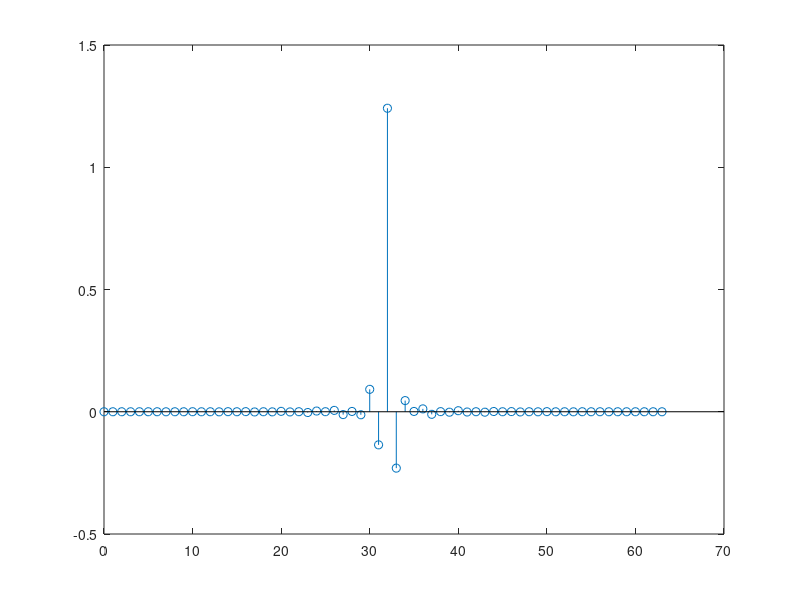
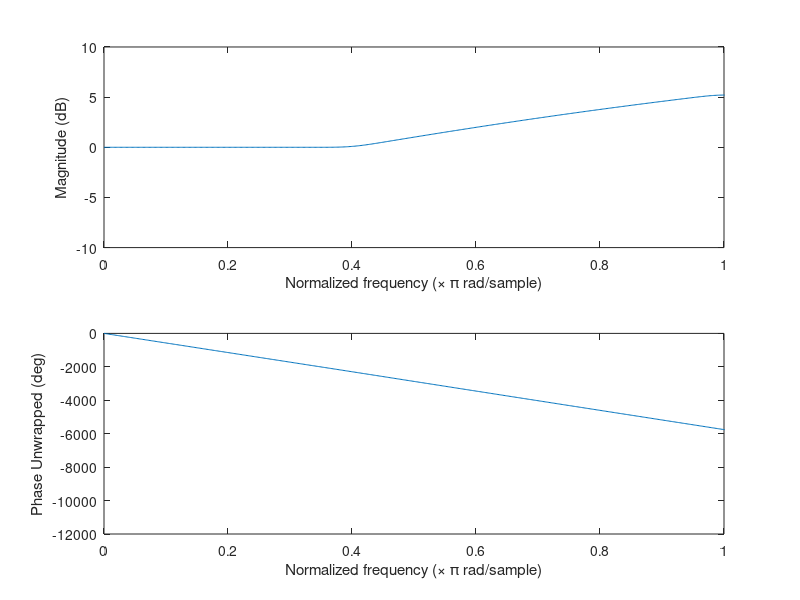

MATLAB code for these plots, in order:
% Problem 3.2
clc
clf
close all
clearvars

N = 255;
f_ax = [0, 0.25, 0.4, 1];
amp = [1, 1, 0, 0];
w = [1,1];
x = fir2(N,f_ax,amp);
% figure()
% stem([0:255],h)
% title('Type II LPF Coeff')
% fvtool(h)

%% Part a
% y = 3*downsample(x,3,0);
% nfft = 1024;
% Ydft = fft(y,nfft);
% f_ax = linspace(0,2,nfft);
% figure()
% stem([0:length(y)-1],y)
% figure()
% for i = [1,2]
%     ax(i) = subplot(2,1,i);
% end
% subplot(ax(1))
% plot(f_ax,mag2db(abs(Ydft)))
% plot(f_ax,abs(Ydft))
% xlim([0, 1])
% % ylim([-10, 0])
% ylim([0, 1])
% xlabel('Normalized frequency (\times \pi rad/sample)')
% % ylabel('Magnitude (dB)')
% ylabel('Magnitude')
% subplot(ax(2))
% plot(f_ax,rad2deg(unwrap(angle(Ydft))))
% % plot(f_ax,rad2deg(angle(X1dft)))
% xlim([0, 1])
% xlabel('Normalized frequency (\times \pi rad/sample)')
% ylabel('Phase Unwrapped (deg)')
% % ylabel('Phase (deg)')
% idx_py = find(f_ax<0.75);
% idx_sy = intersect(find(f_ax>0.8),find(f_ax<1));
% dpy = max(abs(abs(Ydft(idx_py))-1));
% dsy = max(abs(abs(Ydft(idx_sy))-0));

%% Part b
z = 4*downsample(x,4,0);
nfft = 1024;
Zdft = fft(z,nfft);
f_ax = linspace(0,2,nfft);
figure()
stem([0:length(z)-1],z)
figure()
for i = [1,2]
    ax(i) = subplot(2,1,i);
end
subplot(ax(1))
plot(f_ax,mag2db(abs(Zdft)))
% plot(f_ax,abs(Zdft))
xlim([0, 1])
ylim([-10, 10])
% ylim([0, 1])
xlabel('Normalized frequency (\times \pi rad/sample)')
ylabel('Magnitude (dB)')
% ylabel('Magnitude')
subplot(ax(2))
plot(f_ax,rad2deg(unwrap(angle(Zdft))))
% plot(f_ax,rad2deg(angle(X1dft)))
xlim([0, 1])
xlabel('Normalized frequency (\times \pi rad/sample)')
ylabel('Phase Unwrapped (deg)')
% ylabel('Phase (deg)')
% idx_py = find(f_ax<0.75);
% idx_sy = intersect(find(f_ax>0.8),find(f_ax<1));
% dpy = max(abs(abs(Zdft(idx_py))-1));
% dsy = max(abs(abs(Zdft(idx_sy))-0));